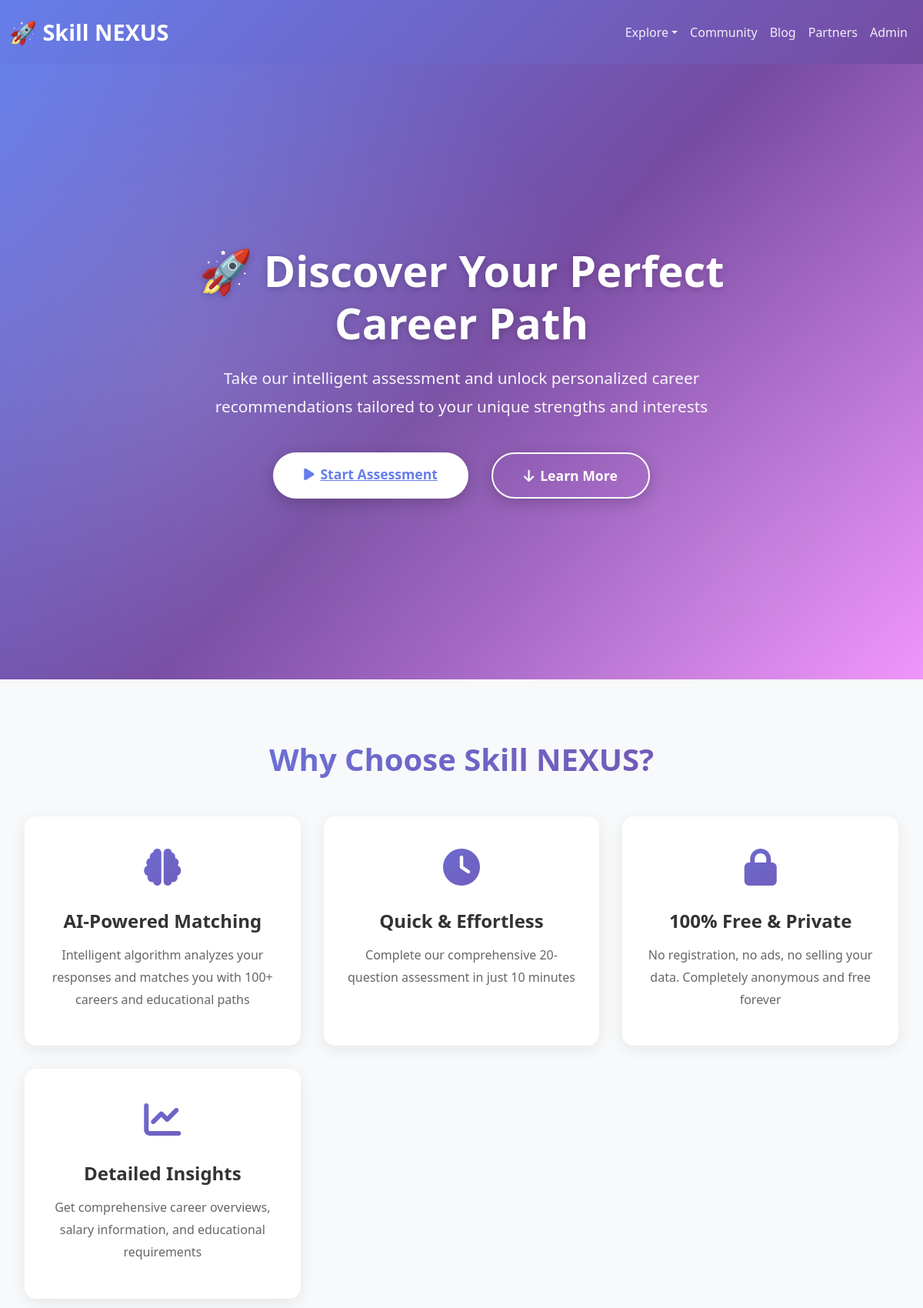
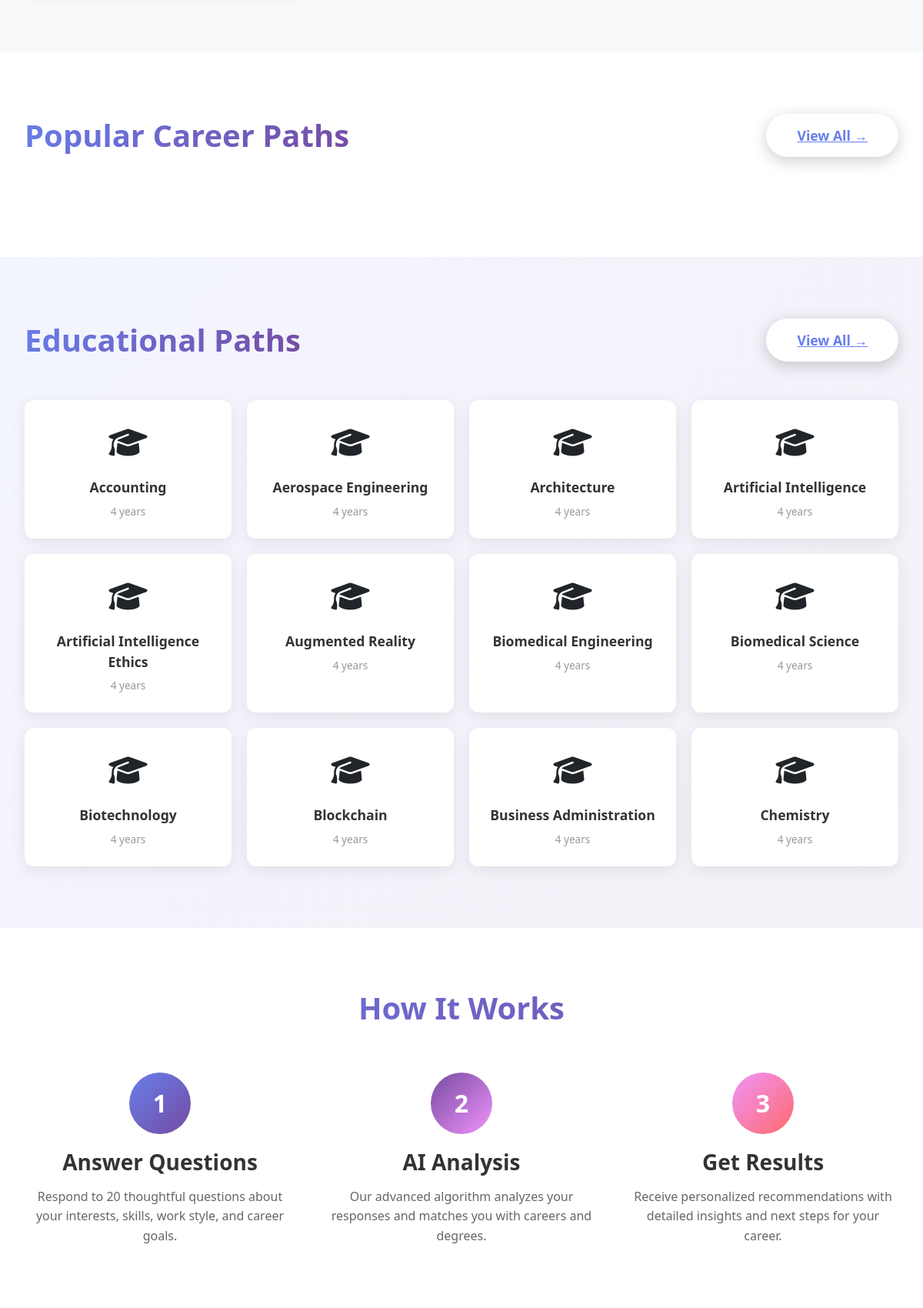
The page / (upper part) on the database its author committed (2 pictures, top to bottom).
### tables this page shows
CREATE TABLE `degrees` (
  `id` INT UNSIGNED NOT NULL AUTO_INCREMENT,
  `name` VARCHAR(255) NOT NULL,
  `description` TEXT,
  `duration` VARCHAR(100),
  `icon` VARCHAR(255),
  `color_code` VARCHAR(7),
  `is_active` BOOLEAN DEFAULT TRUE,
  `created_at` TIMESTAMP NOT NULL DEFAULT CURRENT_TIMESTAMP,
  `updated_at` TIMESTAMP NOT NULL DEFAULT CURRENT_TIMESTAMP ON UPDATE CURRENT_TIMESTAMP,
  PRIMARY KEY (`id`)
);

### index.php (the view, shortened to what this page needs)
<?php
include __DIR__ . '/config.php';
?>
<!DOCTYPE html>
<html lang="en">
<head>
    <link href="https://cdn.jsdelivr.net/npm/bootstrap@5.3.2/dist/css/bootstrap.min.css" rel="stylesheet">
    <link rel="stylesheet" href="https://cdnjs.cloudflare.com/ajax/libs/font-awesome/6.4.0/css/all.min.css">
</head>
<body>
    <?php renderNav(); ?>
    <section class="hero">
        <div class="hero-content">
            <h1>🚀 Discover Your Perfect Career Path</h1>
            <p>Take our intelligent assessment and unlock personalized career recommendations tailored to your unique
                strengths and interests</p>
            <div style="display: flex; gap: 15px; justify-content: center; flex-wrap: wrap; margin-top: 40px;">
                <a href="<?= BASE_URL ?>/career/career_test.php" class="btn-cta"><i class="fas fa-play me-2"></i>Start
                    Assessment</a>
                <button class="btn-cta btn-cta-secondary"
                    onclick="document.getElementById('features').scrollIntoView({behavior:'smooth'})"><i
                        class="fas fa-arrow-down me-2"></i>Learn More</button>
            </div>
        </div>
    </section>
    <section class="features" id="features">
        <div class="container">
            <h2 class="section-title">Why Choose Skill NEXUS?</h2>
            <div class="feature-grid">
                <div class="feature-card">
                    <div class="feature-icon"><i class="fas fa-brain"></i></div>
                    <h3>AI-Powered Matching</h3>
                    <p>Intelligent algorithm analyzes your responses and matches you with 100+ careers and educational
                        paths</p>
                </div>
                <div class="feature-card">
                    <div class="feature-icon"><i class="fas fa-clock"></i></div>
                    <h3>Quick & Effortless</h3>
                    <p>Complete our comprehensive 20-question assessment in just 10 minutes</p>
                </div>
                <div class="feature-card">
                    <div class="feature-icon"><i class="fas fa-lock"></i></div>
                    <h3>100% Free & Private</h3>
                    <p>No registration, no ads, no selling your data. Completely anonymous and free forever</p>
                </div>
                <div class="feature-card">
                    <div class="feature-icon"><i class="fas fa-chart-line"></i></div>
                    <h3>Detailed Insights</h3>
                    <p>Get comprehensive career overviews, salary information, and educational requirements</p>
                </div>
            </div>
        </div>
    </section>
    <section class="careers-section">
        <div class="container">
            <div style="display: flex; justify-content: space-between; align-items: center; margin-bottom: 50px;">
                <h2 class="section-title" style="margin-bottom: 0;">Popular Career Paths</h2>
                <a href="<?= BASE_URL ?>/results/careers.php" class="btn-cta">View All →</a>
            </div>
        </div>
    </section>
    <section class="degrees-section">
        <div class="container">
            <div style="display: flex; justify-content: space-between; align-items: center; margin-bottom: 50px;">
                <h2 class="section-title" style="margin-bottom: 0;">Educational Paths</h2>
                <a href="<?= BASE_URL ?>/results/degrees.php" class="btn-cta">View All →</a>
            </div>
            <div class="degree-grid">
                <?php
                try {
                    $degrees = getDegrees($pdo);
                    foreach (array_slice($degrees, 0, 12) as $degree):
                        ?>
                        <div class="degree-card">
                            <div class="degree-icon"><i class="fas fa-graduation-cap"></i></div>
                            <div class="degree-name"><?= e($degree['name']) ?></div>
                            <div class="degree-duration"><?= e($degree['duration'] ?? '4 years') ?></div>
                        </div>
                        <?php
                    endforeach;
                } catch (Exception $e) {
                    echo '<p>Unable to load degrees</p>';
                }
                ?>
            </div>
        </div>
    </section>
    <section style="padding: 80px 20px; background: white;">
        <div class="container" style="max-width: 1300px; margin: 0 auto;">
            <h2 class="section-title">How It Works</h2>
            <div
                style="display: grid; grid-template-columns: repeat(auto-fit, minmax(280px, 1fr)); gap: 40px; margin-top: 60px;">
                <div style="text-align: center;">
                    <div
                        style="width: 80px; height: 80px; background: linear-gradient(135deg, #667eea, #764ba2); border-radius: 50%; display: flex; align-items: center; justify-content: center; font-size: 2rem; font-weight: 800; color: white; margin: 0 auto 20px;">
                        1</div>
                    <h3 style="font-weight: 700; color: #333; margin-bottom: 15px;">Answer Questions</h3>
                    <p style="color: #666; line-height: 1.6;">Respond to 20 thoughtful questions about your interests,
                        skills, work style, and career goals.</p>
                </div>
                <div style="text-align: center;">
                    <div
                        style="width: 80px; height: 80px; background: linear-gradient(135deg, #764ba2, #f093fb); border-radius: 50%; display: flex; align-items: center; justify-content: center; font-size: 2rem; font-weight: 800; color: white; margin: 0 auto 20px;">
                        2</div>
                    <h3 style="font-weight: 700; color: #333; margin-bottom: 15px;">AI Analysis</h3>
                    <p style="color: #666; line-height: 1.6;">Our advanced algorithm analyzes your responses and matches
                        you with careers and degrees.</p>
                </div>
                <div style="text-align: center;">
                    <div
                        style="width: 80px; height: 80px; background: linear-gradient(135deg, #f093fb, #FF6B6B); border-radius: 50%; display: flex; align-items: center; justify-content: center; font-size: 2rem; font-weight: 800; color: white; margin: 0 auto 20px;">
                        3</div>
                    <h3 style="font-weight: 700; color: #333; margin-bottom: 15px;">Get Results</h3>
                    <p style="color: #666; line-height: 1.6;">Receive personalized recommendations with detailed
                        insights and next steps for your career.</p>
                </div>
            </div>
        </div>
    </section>
</body>
</html>

### config.php (shortened to what this page needs)
<?php
function e(string $value): string
{
    return htmlspecialchars($value, ENT_QUOTES, 'UTF-8');
}
function renderNav(): void
{
    ?>
    <nav class="navbar navbar-expand-lg navbar-dark" style="background: linear-gradient(135deg, #667eea 0%, #764ba2 100%);">
        <div class="container-fluid">
            <a class="navbar-brand fw-bold" href="<?= BASE_URL ?>/index.php" style="font-size: 1.8rem;">🚀 Skill NEXUS</a>
            <div class="collapse navbar-collapse" id="navbarNav">
                <ul class="navbar-nav ms-auto">
                    <li class="nav-item dropdown">
                        <a class="nav-link dropdown-toggle" href="#" role="button" data-bs-toggle="dropdown">Explore</a>
                    </li>
                    <li class="nav-item"><a class="nav-link" href="<?= BASE_URL ?>/community.php">Community</a></li>
                    <li class="nav-item"><a class="nav-link" href="<?= BASE_URL ?>/partners%20&%20blog/blog.php">Blog</a>
                    </li>
                    <li class="nav-item"><a class="nav-link"
                            href="<?= BASE_URL ?>/partners%20&%20blog/partners.php">Partners</a></li>
                    <li class="nav-item"><a class="nav-link" href="<?= BASE_URL ?>/admin/login.php"
                            class="btn btn-light btn-sm ms-2">Admin</a></li>
                </ul>
            </div>
        </div>
    </nav>
    <?php
}
function getDegrees($pdo)
{
    $stmt = $pdo->prepare("SELECT * FROM degrees WHERE is_active = TRUE ORDER BY name ASC");
    $stmt->execute();
    return $stmt->fetchAll();
}

### index.php (style rules this page uses)
* { margin: 0; padding: 0; box-sizing: border-box; }
body { font-family: 'Segoe UI', Tahoma, Geneva, Verdana, sans-serif; overflow-x: hidden; }
.navbar { background: linear-gradient(135deg, rgba(102, 126, 234, 0.95) 0%, rgba(118, 75, 162, 0.95) 100%); padding: 15px 0; box-shadow: 0 5px 20px rgba(0, 0, 0, 0.1); }
.navbar-brand { font-size: 1.8rem !important; font-weight: 800; }
.navbar-nav .nav-link { color: rgba(255, 255, 255, 0.9) !important; font-weight: 500; transition: all 0.3s ease; }
.hero { background: linear-gradient(135deg, #667eea 0%, #764ba2 50%, #f093fb 100%); min-height: 100vh; display: flex; align-items: center; justify-content: center; position: relative; overflow: hidden; color: white; }
.hero::before { content: ''; position: absolute; top: 0; left: 0; right: 0; bottom: 0; background: radial-gradient(circle at 20% 50%, rgba(255, 255, 255, 0.1) 0%, transparent 50%), radial-gradient(circle at 80% 80%, rgba(255, 255, 255, 0.05) 0%, transparent 50%); }
.hero-content { position: relative; z-index: 2; text-align: center; max-width: 900px; padding: 40px 20px; animation: fadeInUp 0.8s ease-out; }
.hero h1 { font-size: clamp(2rem, 5vw, 4rem); font-weight: 800; margin-bottom: 20px; line-height: 1.2; animation: slideInLeft 0.8s ease-out; }
.hero p { font-size: 1.3rem; margin-bottom: 40px; opacity: 0.9; animation: slideInRight 0.8s ease-out; }
.btn-cta { background: white; color: #667eea; font-weight: 700; padding: 15px 40px; border-radius: 50px; border: none; cursor: pointer; transition: all 0.3s ease; font-size: 1.1rem; box-shadow: 0 5px 20px rgba(0, 0, 0, 0.2); }
.btn-cta-secondary { background: transparent; color: white; border: 2px solid white; margin-left: 15px; }
.features { padding: 80px 20px; background: #f8f9fa; }
.features .container { max-width: 1300px; margin: 0 auto; }
.section-title { text-align: center; font-size: 2.5rem; font-weight: 800; color: #333; margin-bottom: 60px; }
.feature-grid { display: grid; grid-template-columns: repeat(auto-fit, minmax(300px, 1fr)); gap: 30px; }
.feature-card { background: white; padding: 40px 30px; border-radius: 15px; text-align: center; box-shadow: 0 5px 20px rgba(0, 0, 0, 0.08); transition: all 0.3s ease; animation: scaleIn 0.6s ease-out; }
.feature-icon { font-size: 3rem; margin-bottom: 20px; background: linear-gradient(135deg, #667eea, #764ba2); -webkit-background-clip: text; -webkit-text-fill-color: transparent; background-clip: text; }
.feature-card h3 { font-size: 1.5rem; font-weight: 700; margin-bottom: 15px; color: #333; }
.feature-card p { color: #666; line-height: 1.6; }
.careers-section { padding: 80px 20px; background: white; }
.careers-section .container { max-width: 1300px; margin: 0 auto; }
.degrees-section { padding: 80px 20px; background: linear-gradient(135deg, #667eea14, #764ba214); }
.degrees-section .container { max-width: 1300px; margin: 0 auto; }
.degree-grid { display: grid; grid-template-columns: repeat(auto-fill, minmax(260px, 1fr)); gap: 20px; }
.degree-card { background: white; border-radius: 12px; padding: 25px; text-align: center; box-shadow: 0 5px 20px rgba(0, 0, 0, 0.08); transition: all 0.3s ease; animation: scaleIn 0.6s ease-out; cursor: pointer; }
.degree-icon { font-size: 2.5rem; margin-bottom: 15px; }
.degree-name { font-weight: 700; color: #333; font-size: 1.1rem; }
.degree-duration { color: #999; font-size: 0.85rem; margin-top: 8px; }
.hero-content { position: relative; z-index: 2; text-align: center; max-width: 800px; animation: fadeInUp 1s ease-out; }
.hero h1 { font-size: 3.5rem; font-weight: 800; margin-bottom: 20px; line-height: 1.2; text-shadow: 0 2px 10px rgba(0, 0, 0, 0.2); }
.hero p { font-size: 1.3rem; margin-bottom: 30px; opacity: 0.95; line-height: 1.8; }
.section-title { font-size: 2.5rem; font-weight: 800; margin-bottom: 50px; text-align: center; background: linear-gradient(135deg, #667eea, #764ba2); -webkit-background-clip: text; -webkit-text-fill-color: transparent; background-clip: text; }
.feature-card { background: white; border-radius: 15px; padding: 30px; text-align: center; box-shadow: 0 5px 20px rgba(0, 0, 0, 0.08); transition: all 0.3s ease; animation: fadeInUp 0.8s ease-out; animation-fill-mode: both; }
.feature-card:nth-child(1) { animation-delay: 0.1s; }
.feature-card:nth-child(2) { animation-delay: 0.2s; }
.feature-card:nth-child(3) { animation-delay: 0.3s; }
.feature-card:nth-child(4) { animation-delay: 0.4s; }
.feature-card p { color: #666; line-height: 1.8; }

### rows shown on the page
degrees: name "Accounting", duration "4 years"
degrees: name "Aerospace Engineering", duration "4 years"
degrees: name "Architecture", duration "4 years"
degrees: name "Artificial Intelligence", duration "4 years"
degrees: name "Artificial Intelligence Ethics", duration "4 years"
degrees: name "Augmented Reality", duration "4 years"
degrees: name "Biomedical Engineering", duration "4 years"
degrees: name "Biomedical Science", duration "4 years"
degrees: name "Biotechnology", duration "4 years"
degrees: name "Blockchain", duration "4 years"
degrees: name "Business Administration", duration "4 years"
degrees: name "Chemistry", duration "4 years"
